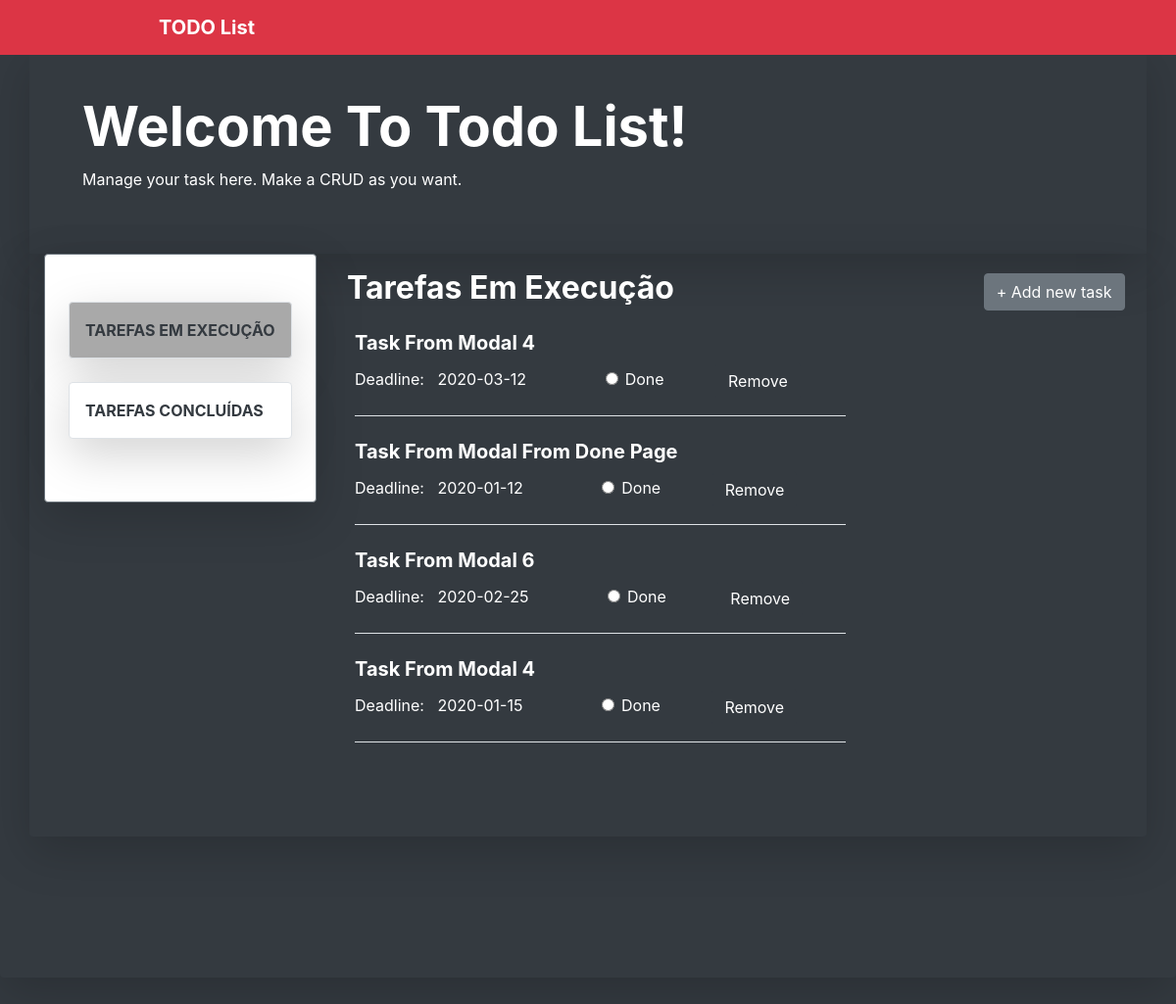
Page /task_doing on the earlier database version.
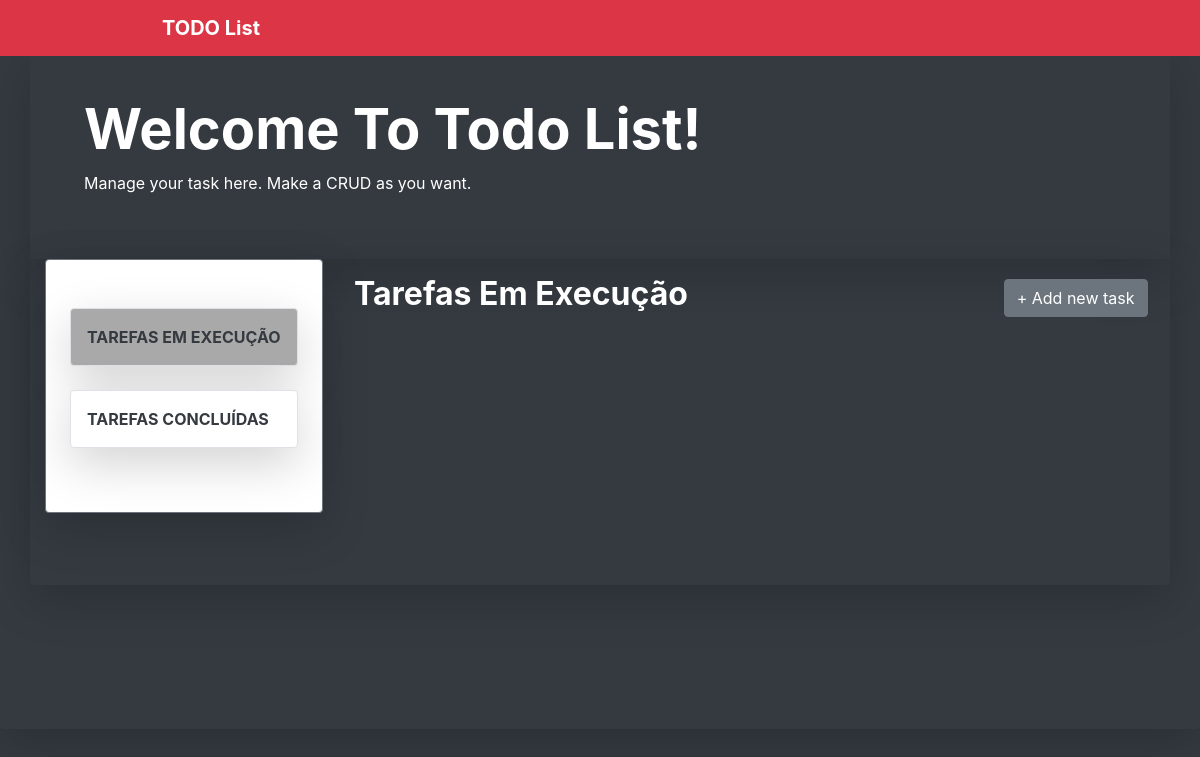
Same page on the later database version.
### app/models/tables.py (models this page shows, shortened)
class Task(db.Model):
    __tablename__ = 'tasks'
    id = db.Column(db.Integer, primary_key=True)
    task_name = db.Column(db.String)
    description = db.Column(db.Text)
    start_date = db.Column(
        db.String,
        server_default=db.func.now(),
        nullable=False
    )
    done_status = db.Column(db.Boolean, default=False)
    deadline = db.Column(db.String, nullable=True)
    user_id = db.Column(db.Integer, db.ForeignKey('users.id'))
    task_owner = db.relationship('User', foreign_keys=user_id)

### app/controllers/default.py (the view, shortened to what this page needs)
@app.route('/task_doing', methods=['GET', 'POST'])
def task_doing():
    task_form = TaskForm()
    task = Task.query.all()
    return render_template(
        'task_doing.html',
        task=task,
        task_form=task_form
    )

### app/models/forms.py
class TaskForm(FlaskForm):
    taskname = StringField(
        'taskname',
        validators=[DataRequired()]
    )
    description = TextField(
        'description',
        validators=[DataRequired()]
    )
    deadline = StringField(
        'deadline'
    )

### app/templates/task_doing.html (shortened to what this page needs)
{% extends 'base-dashboard.html' %}
{% block content %}
<main role="main" class="shadow-lg bg-dark rounded">
    <div class="shadow-lg container bg-dark text-white py-5">
        <div class="container ml-4">
           <h1 class="display-4 font-weight-bolder text-capitalize">Welcome to todo list!</h1>
           <p>Manage your task here. Make a CRUD as you want.</p>
        </div>
    </div>
    <div class="shadow-lg container  w-100 row mx-auto rounded">
        <div class="shadow-lg w-25 row border border-secondary py-5 mb-auto ml-0 bg-white rounded">
            <div class="list-group rounded mx-auto my-auto">
                <a id="active_doing" class="shadow-lg border list-group-item list-group-item-action text-dark font-weight-bolder text-uppercase p-3 mb-4 rounded" href="{{ url_for('task_doing') }}">tarefas em execução</a>
                <a class="shadow-lg border list-group-item list-group-item-action text-dark font-weight-bolder text-uppercase p-3 mb-3 rounded"  href="{{ url_for('task_done') }}">tarefas concluídas</a>
            </div>
        </div>
        <div class="w-75 mx-auto">
            <div id="btn-add" class="text-white font-weight-bold">
                <button type="button" class="btn btn-secondary" data-toggle="modal" data-target="#myModal">
                    &plus; Add new task
                </button>
            </div>
            <div id="all-task" class=" row col col-sm-8 col-md-8 col-lg-8 col-xl-8 text-white text-capitalize ml-2">
                <h2 class="display-7 text-white text-capitalize font-weight-bolder p-3">Tarefas em execução</h2>
                {% for t in task[::-1] %}
                    {% if t.done_status == False and t.deadline != None %}
                        <div class="ml-4 text-white text-capitalize w-100 border-bottom mb-4">
                            <a class="text-decoration-none text-white" href="#" data-toggle="modal" data-target="#updateTaskModal"><h5><strong>{{ t.task_name }}</strong></h5></a>
                            <p class="d-inline">Deadline: &nbsp; {{ t.deadline }}
                              <form name="formRadio" class="d-inline ml-5" method="POST" onclick="onclick_task_done()">
                                  <label class="form-check-label ml-5">
                                     <input type="radio" class="form-check-input" name="inputRadio" >Done
                                  </label>
                              </form>
                              <form method="POST" class="d-inline ml-5" >
                                <button type="submit" class="btn btn-dark">Remove</button>
                              </form>
                            </p>
                        </div>
                    {% endif %}
                {% endfor %}
            </div>
        </div>
        <div class="container">
        </div>
        <br><br><br>
    </div>
    <br><br><br>
    <br><br><br>
</main>
{% endblock %}

### app/templates/base-dashboard.html (shortened to what this page needs)
<!doctype html>
<html lang="pt-br">
<head>
    <link
        href="{{ url_for('static', filename='css/bootstrap.min.css') }}"
        rel="stylesheet"
>
    <link href="{{ url_for('static', filename='css/mystyle.css') }}"
        rel="stylesheet" >
</head>
<body class="my-0 mx-auto py-0 bg-dark">
    <nav class="navbar navbar-expand-md fixed-top bg-danger ">
        <a class="navbar-brand w-75 mx-auto text-decoration-none text-white font-weight-bolder " href="#">TODO List</a>
    </nav><br><br>
    {% block content %}
    {% endblock %}
    <br><br><br>
    <br><br><br>
</body>
</html>

### app/static/css/mystyle.css (style rules this page uses)
div#btn-add { position: relative; float: right; margin: 20px auto; }
a#active_doing { background-color: darkgrey; color: #ffffff; }

Differences in the rows shown:
removed Task: task_name "Task From Modal 4", deadline "2020-03-12"
removed Task: task_name "Task From Modal From Done Page", deadline "2020-01-12"
removed Task: task_name "Task From Modal 6", deadline "2020-02-25"
removed Task: task_name "Task From Modal 4", deadline "2020-01-15"
